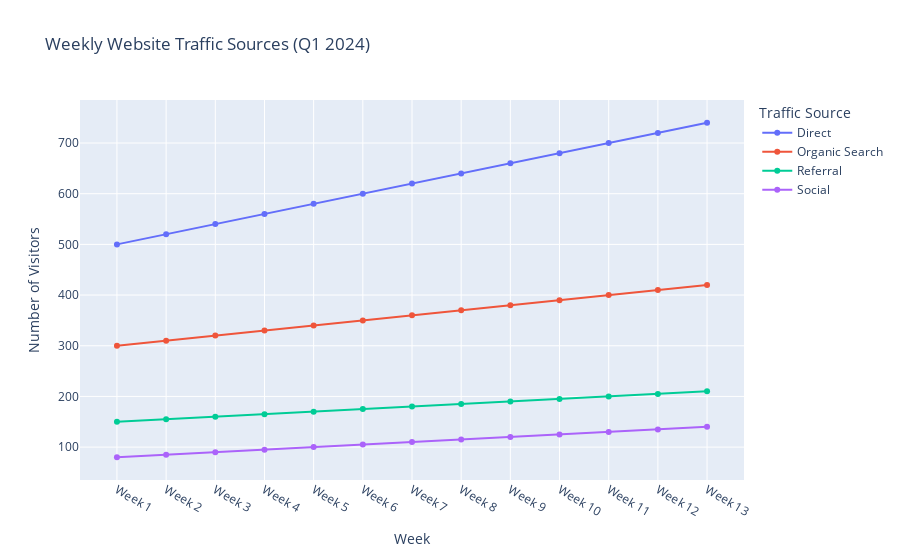

Here is the notebook cell this chart was saved with:
### Markdown cell above
### **Explanation:**
1. **Data Preparation:**
   - **Months:** List of all months.
   - **Cities:** Four major U.S. cities.
   - **Avg Temperature:** Simulated average temperatures for each city across all months.

2. **Plotting:**
   - **Markers:** Added to show individual data points.
   - **Line Dash (`line_dash`):** Differentiates each city’s line style (solid, dash, dot, etc.).
   - **Hovermode:** "x unified" allows viewing all cities' temperatures for a specific month simultaneously.

### **Why Include This Example?**
Climate data is highly relatable and showcases how to handle categorical axes and multiple line styles for better visual distinction. This example also emphasizes the importance of customizing line appearances to improve chart readability.

---

## **Example 3: Website Traffic Sources Over a Quarter**

### **Purpose:**
Analyze the distribution of website traffic sources (Direct, Organic Search, Referral, Social) over three months to understand user acquisition channels.

### **Key Features Demonstrated:**
- Stacked line charts to show cumulative trends.
- Highlighting different traffic sources.
- Emphasizing growth trends over time.

### **Dataset:**
Weekly website traffic data segmented by source for a quarter (January - March).

### Code cell
# 1. IMPORT LIBRARIES
import plotly.express as px
import pandas as pd

# 2. CREATE A SAMPLE DATASET
weeks = [f"Week {i}" for i in range(1, 14)]  # 13 weeks in a quarter
sources = ["Direct", "Organic Search", "Referral", "Social"]

# Simulated traffic numbers
traffic_data = {
    "Week": np.tile(weeks, len(sources)),
    "Source": np.repeat(sources, len(weeks)),
    "Visitors": [
        # Direct
        500, 520, 540, 560, 580, 600, 620, 640, 660, 680, 700, 720, 740,
        # Organic Search
        300, 310, 320, 330, 340, 350, 360, 370, 380, 390, 400, 410, 420,
        # Referral
        150, 155, 160, 165, 170, 175, 180, 185, 190, 195, 200, 205, 210,
        # Social
        80, 85, 90, 95, 100, 105, 110, 115, 120, 125, 130, 135, 140
    ]
}

df_traffic = pd.DataFrame(traffic_data)

# 3. WEBSITE TRAFFIC LINE CHART
fig_traffic = px.line(
    df_traffic,
    x="Week",
    y="Visitors",
    color="Source",
    title="Weekly Website Traffic Sources (Q1 2024)",
    markers=True,
    line_shape="linear",
    labels={
        "Visitors": "Number of Visitors"
    }
)

fig_traffic.update_layout(
    hovermode="x unified",
    legend_title="Traffic Source"
)

fig_traffic.show()

### Figure 1 — Plotly figure (JSON) as saved in the notebook; plotly's stock layout.template omitted (floating-point values rounded to 4 significant figures)
{"data": [{"hovertemplate": "Source=Direct<br>Week=%{x}<br>Number of Visitors=%{y}<extra></extra>", "legendgroup": "Direct", "line": {"color": "#636efa", "dash": "solid", "shape": "linear"}, "marker": {"symbol": "circle"}, "mode": "lines+markers", "name": "Direct", "orientation": "v", "showlegend": true, "type": "scatter", "x": ["Week 1", "Week 2", "Week 3", "Week 4", "Week 5", "Week 6", "Week 7", "Week 8", "Week 9", "Week 10", "Week 11", "Week 12", "Week 13"], "xaxis": "x", "y": [500, 520, 540, 560, 580, 600, 620, 640, 660, 680, 700, 720, 740], "yaxis": "y"}, {"hovertemplate": "Source=Organic Search<br>Week=%{x}<br>Number of Visitors=%{y}<extra></extra>", "legendgroup": "Organic Search", "line": {"color": "#EF553B", "dash": "solid", "shape": "linear"}, "marker": {"symbol": "circle"}, "mode": "lines+markers", "name": "Organic Search", "orientation": "v", "showlegend": true, "type": "scatter", "x": ["Week 1", "Week 2", "Week 3", "Week 4", "Week 5", "Week 6", "Week 7", "Week 8", "Week 9", "Week 10", "Week 11", "Week 12", "Week 13"], "xaxis": "x", "y": [300, 310, 320, 330, 340, 350, 360, 370, 380, 390, 400, 410, 420], "yaxis": "y"}, {"hovertemplate": "Source=Referral<br>Week=%{x}<br>Number of Visitors=%{y}<extra></extra>", "legendgroup": "Referral", "line": {"color": "#00cc96", "dash": "solid", "shape": "linear"}, "marker": {"symbol": "circle"}, "mode": "lines+markers", "name": "Referral", "orientation": "v", "showlegend": true, "type": "scatter", "x": ["Week 1", "Week 2", "Week 3", "Week 4", "Week 5", "Week 6", "Week 7", "Week 8", "Week 9", "Week 10", "Week 11", "Week 12", "Week 13"], "xaxis": "x", "y": [150, 155, 160, 165, 170, 175, 180, 185, 190, 195, 200, 205, 210], "yaxis": "y"}, {"hovertemplate": "Source=Social<br>Week=%{x}<br>Number of Visitors=%{y}<extra></extra>", "legendgroup": "Social", "line": {"color": "#ab63fa", "dash": "solid", "shape": "linear"}, "marker": {"symbol": "circle"}, "mode": "lines+markers", "name": "Social", "orientation": "v", "showlegend": true, "type": "scatter", "x": ["Week 1", "Week 2", "Week 3", "Week 4", "Week 5", "Week 6", "Week 7", "Week 8", "Week 9", "Week 10", "Week 11", "Week 12", "Week 13"], "xaxis": "x", "y": [80, 85, 90, 95, 100, 105, 110, 115, 120, 125, 130, 135, 140], "yaxis": "y"}], "layout": {"hovermode": "x unified", "legend": {"title": {"text": "Traffic Source"}, "tracegroupgap": 0}, "title": {"text": "Weekly Website Traffic Sources (Q1 2024)"}, "xaxis": {"anchor": "y", "domain": [0, 1], "title": {"text": "Week"}}, "yaxis": {"anchor": "x", "domain": [0, 1], "title": {"text": "Number of Visitors"}}}}
